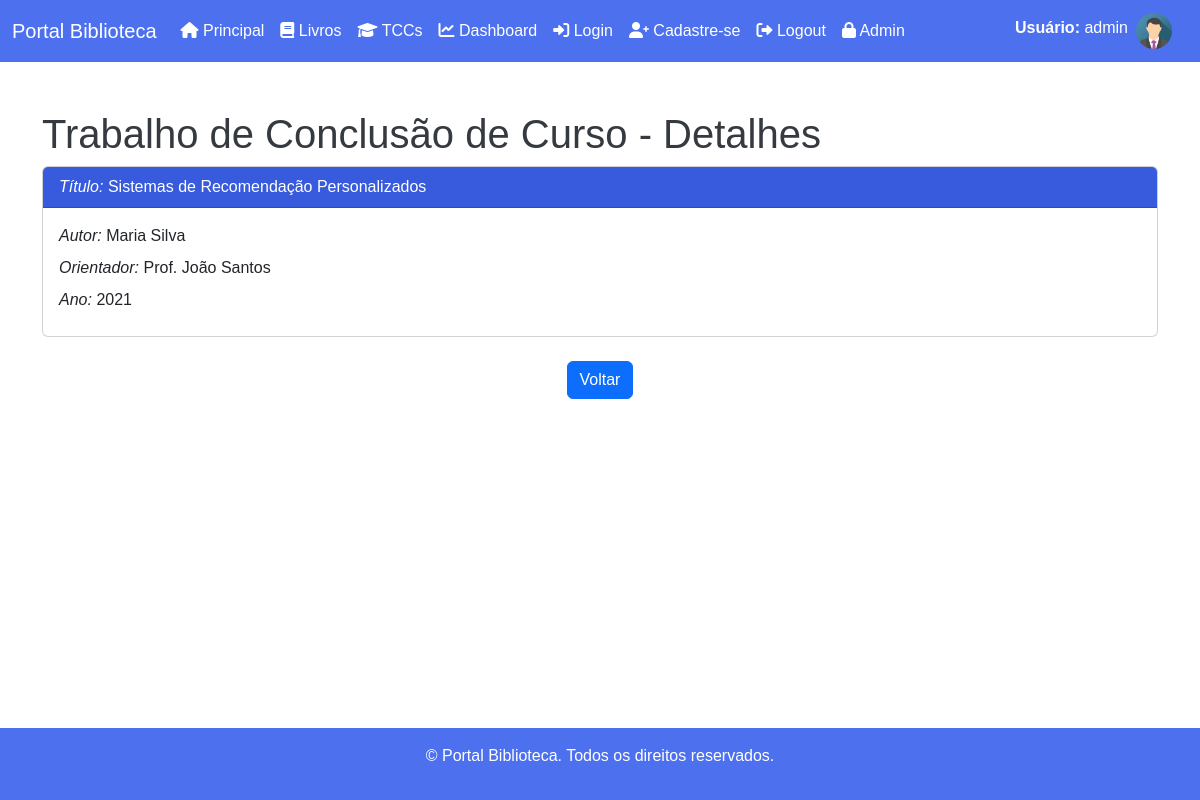
Page /tccs/detalhes/1 (signed in) on the committed database.
### biblioteca/models.py (models this page shows, shortened)
class TCC(models.Model):
    titulo = models.CharField(max_length=255)
    autor = models.CharField(max_length=255)
    orientador = models.CharField(max_length=255)
    ano = models.IntegerField()

### biblioteca/views.py (the view)
# urls.py: path('tccs/detalhes/<int:id>', views.tcc_detalhes, name='tcc_detalhes'),
def tcc_detalhes(request, id):
    tcc = TCC.objects.get(id=id)
    context = {
        'tcc': tcc,
    }
    template = loader.get_template('tcc_detalhes.html')
    return HttpResponse(template.render(context, request))

### biblioteca/templates/tcc_detalhes.html (shortened to what this page needs)
{% extends "base.html" %}
{% block conteudo %}
    <main class="container mt-5">
        <h1>Trabalho de Conclusão de Curso - Detalhes</h1>
        <div class="card">
            <div class="card-header card-title-obra">
                <em>Título:</em> {{ tcc.titulo }}
            </div>
            <div class="card-body">
                <p class="card-title"><em>Autor:</em> {{ tcc.autor }}</p>
                <p class="card-title"><em>Orientador:</em> {{ tcc.orientador }}</p>
                <p class="card-title"><em>Ano:</em> {{ tcc.ano }}</p>
            </div>
        </div>
        <br>
        <center><a href="/tccs" class="btn btn-primary">Voltar</a></center>
    </main>
{% endblock %}

### biblioteca/templates/base.html (shortened to what this page needs)
{% load static %}
<!DOCTYPE html>
<html lang="pt-BR">
    <head>
        <link href="https://cdn.jsdelivr.net/npm/bootstrap@5.3.3/dist/css/bootstrap.min.css" rel="stylesheet">
        <link rel="stylesheet" href="https://cdnjs.cloudflare.com/ajax/libs/font-awesome/6.0.0-beta3/css/all.min.css">
        <link rel="stylesheet" href="{% static 'styles.css' %}">
    </head>
    <body>
        <header>
            <nav class="navbar navbar-expand-lg navbar-dark">
                <div class="container-fluid">
                    <a class="navbar-brand" href="/">Portal Biblioteca</a>
                    <div class="collapse navbar-collapse" id="navbarNav">
                        <ul class="navbar-nav">
                            <li class="nav-item">
                                <a class="nav-link active" href="/"><i class="fas fa-home"></i> Principal</a>
                            </li>
                            <li class="nav-item">
                                <a class="nav-link active" href="/livros"><i class="fas fa-book"></i> Livros</a>
                            </li>
                            <li class="nav-item">
                                <a class="nav-link active" href="/tccs"><i class="fas fa-graduation-cap"></i> TCCs</a>
                            </li>
                            <li class="nav-item">
                                <a class="nav-link active" href="/dashboard"><i class="fas fa-chart-line"></i> Dashboard</a>
                            </li>
                            <li class="nav-item">
                                <a class="nav-link active" href="/auth/login"><i class="fas fa-sign-in-alt"></i> Login</a>
                            </li>
                            <li class="nav-item">
                                <a class="nav-link active" href="/auth/cadastro"><i class="fas fa-user-plus"></i> Cadastre-se</a>
                            </li>
                            <li class="nav-item">
                                <a class="nav-link active" href="/auth/logout"><i class="fas fa-sign-out-alt"></i> Logout</a>
                            </li>
                            <li class="nav-item">
                                <a class="nav-link active" href="/admin"><i class="fa-solid fa-lock"></i> Admin</a>
                            </li>
                        </ul>
                        <ul class="navbar-nav ms-auto">
                            {% if user.is_authenticated %}
                                <li class="nav-item">
                                    <a class="nav-link active" href="#"><b>Usuário:</b> {{ user.username }}</a>
                                </li>
                                <a class="navbar-brand" href="#">
                                    <img src="{% static 'img_avatar.png' %}" alt="Avatar" style="width:36px;" class="rounded-pill">
                                </a>
                            {% endif %}
                        </ul>
                    </div>
                </div>
            </nav>
        </header>
        {% block conteudo %}
        {% endblock %}
        <footer class="text-white text-center p-3 mt-5">
            <p>&copy; Portal Biblioteca. Todos os direitos reservados.</p>
        </footer>
    </body>
</html>

### static/styles.css (style rules this page uses)
body { font-family: Arial, sans-serif; min-height: 100vh; display: flex; flex-direction: column; }
h1 { color: #343a40; }
header { background-color: #4D70EF; }
main { flex: 1; }
footer { width: 100%; background-color: #4D70EF; margin-top: auto; }
.card { transition: transform 0.3s ease; }
.card-title-obra { background-color: #375BDC; color: white; }

### rows in the picture
TCC: titulo "Sistemas de Recomendação Personalizados", autor "Maria Silva", orientador "Prof. João Santos", ano "2021"

### other values in the picture
{{ user.username }} "admin"
